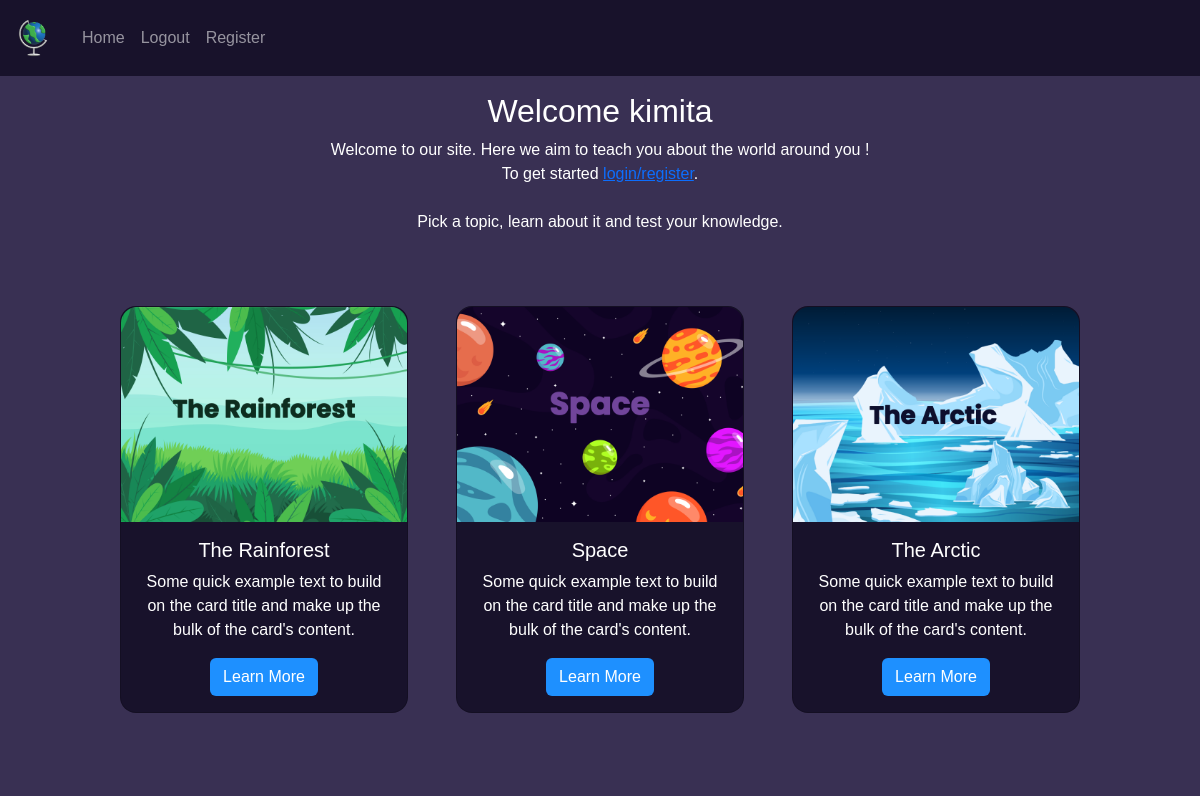
The app's page / (signed in) with its own data.
### quiz/models.py (models this page shows, shortened)
class Quiz(models.Model):
    name = models.CharField(max_length=200)
    required_score_to_pass = models.IntegerField(help_text="Score to pass in %")
    pub_date = models.DateTimeField('date published')
    class Meta:
        verbose_name_plural = 'Quizes'

### quiz/views.py (the view)
# urls.py: path('', views.index, name='index'),
def index(request):
    quiz_list = Quiz.objects.order_by('pub_date')[:5]
    return render(request, 'quiz/index.html', {'quiz_list': quiz_list})

### quiz/templates/quiz/index.html (shortened to what this page needs)
{% extends "quiz/base.html" %}
{% load static %}
{% block content %}
<div style="text-align:center; padding: 16px;">
    <h2>Welcome {{user.username}}</h2>
    <p> Welcome to our site. Here we aim to teach you about the world around you ! <br>
        To get started <a href="{% url 'user_auth:login' %}">login/register</a>. <br> <br>
        Pick a topic, learn about it and test your knowledge.</p>
<div>
<div style="display:flex;align-items:center;text-align:center;">
    <div class="card-container">
        {% for quiz in quiz_list %}
            {% if quiz.name == 'The Rainforest' %}
                <div class="card" style="width:18rem;background:var(--secondary-bg-color);color:var(--primary-text-color);">
                    <div class="image-container">
                        <img class="image1" src="{% static 'images/card-rainforest-image1.png' %}">
                    </div>
                    <div class="card-body" >
                        <h5 class="card-title">{{quiz.name}}</h5>
                        <p class="card-text">Some quick example text to build on the card title and make up the bulk of the card's content.</p>
                        {% if user.is_authenticated %}
                            <a href="{% url 'quiz:topic' quiz.id%}"><button type="button" class="btn">Learn More</button></a>
                        {% else %}
                            <a href="{% url 'user_auth:login' %}">Login to access content</a>
                        {% endif %}
                    </div>
                </div>
            {% elif quiz.name == 'Space'%}
                <div class="card" style="width:18rem;background:var(--secondary-bg-color);color:var(--primary-text-color);">
                    <div class="image-container">
                        <img class="image1" src="{% static 'images/card-space-image1.png' %}">
                    </div>
                    <div class="card-body">
                        <h5 class="card-title">{{quiz.name}}</h5>
                        <p class="card-text">Some quick example text to build on the card title and make up the bulk of the card's content.</p>
                        {% if user.is_authenticated %}
                            <a href="{% url 'quiz:topic' quiz.id%}"><button type="button" class="btn">Learn More</button></a>
                        {% else %}
                            <a href="{% url 'user_auth:login' %}">Login to access content</a>
                        {% endif %}
                    </div>
                </div>
            {% elif quiz.name == 'The Arctic'%}
                <div class="card" style="width:18rem;background:var(--secondary-bg-color);color:var(--primary-text-color);">
                    <div class="image-container">
                        <img class="image1" src="{% static 'images/card-arctic-image1.png' %}">
                    </div>
                    <div class="card-body">
                        <h5 class="card-title">{{quiz.name}}</h5>
                        <p class="card-text">Some quick example text to build on the card title and make up the bulk of the card's content.</p>
                        {% if user.is_authenticated %}
                            <a href="{% url 'quiz:topic' quiz.id%}"><button type="button" class="btn">Learn More</button></a>
                        {% else %}
                            <a href="{% url 'user_auth:login' %}">Login to access content</a>
                        {% endif %}
                    </div>
                </div>
            {% endif %}
        {% endfor %}
    </div>
</div>
{% endblock content %}

### quiz/static/stylesheet.css (style rules this page uses)
:root { --primary-bg-color: #393053; --secondary-bg-color: #18122B; --primary-btn-color: #1E90FF; --secondary-btn-color: #17A151; --primary-text-color: #ffffff; --secondary-text-color: #18122B; }
body { font-family: 'Poppins', sans-serif; background-color: var(--primary-bg-color); color: var(--primary-text-color) !important; }
.btn { background-color: var(--primary-btn-color); color: var(--primary-text-color); }
.card-container { width: 100%; display: flex; align-items: center; justify-content: center; padding: 2em; background-color: var(--primary-bg-color); color: var(--secondary-text-color); }
.card { display: flex; margin: 1.5em; border-radius: 16px; }
.card .image-container img { width: 100% !important; border-radius: 16px 16px 0 0; }

### records on screen
Quiz: name "The Rainforest", shows "Learn More"
Quiz: name "Space", shows "Learn More"
Quiz: name "The Arctic", shows "Learn More"

### other values on screen
{{ user.username }} "kimita"
